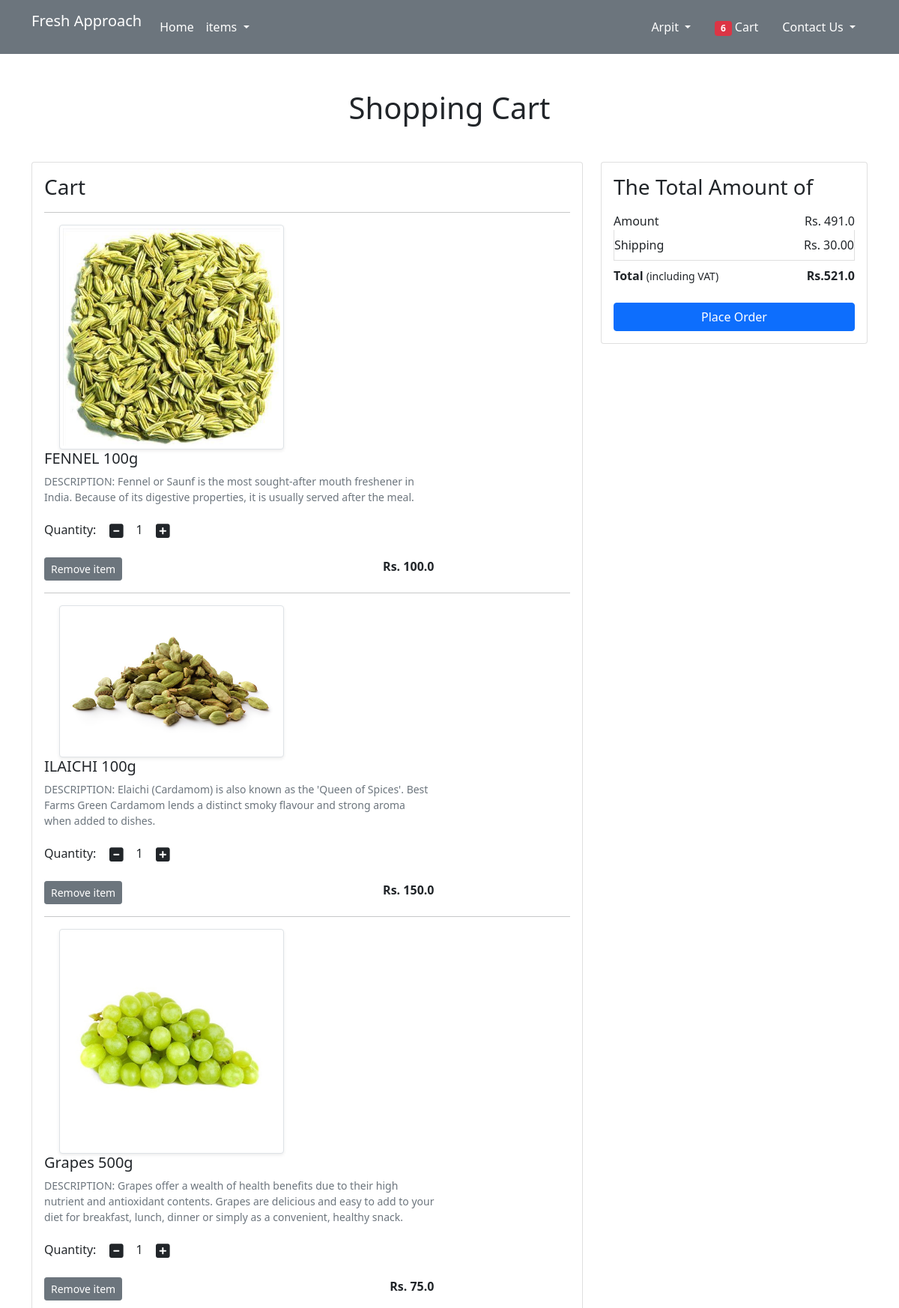
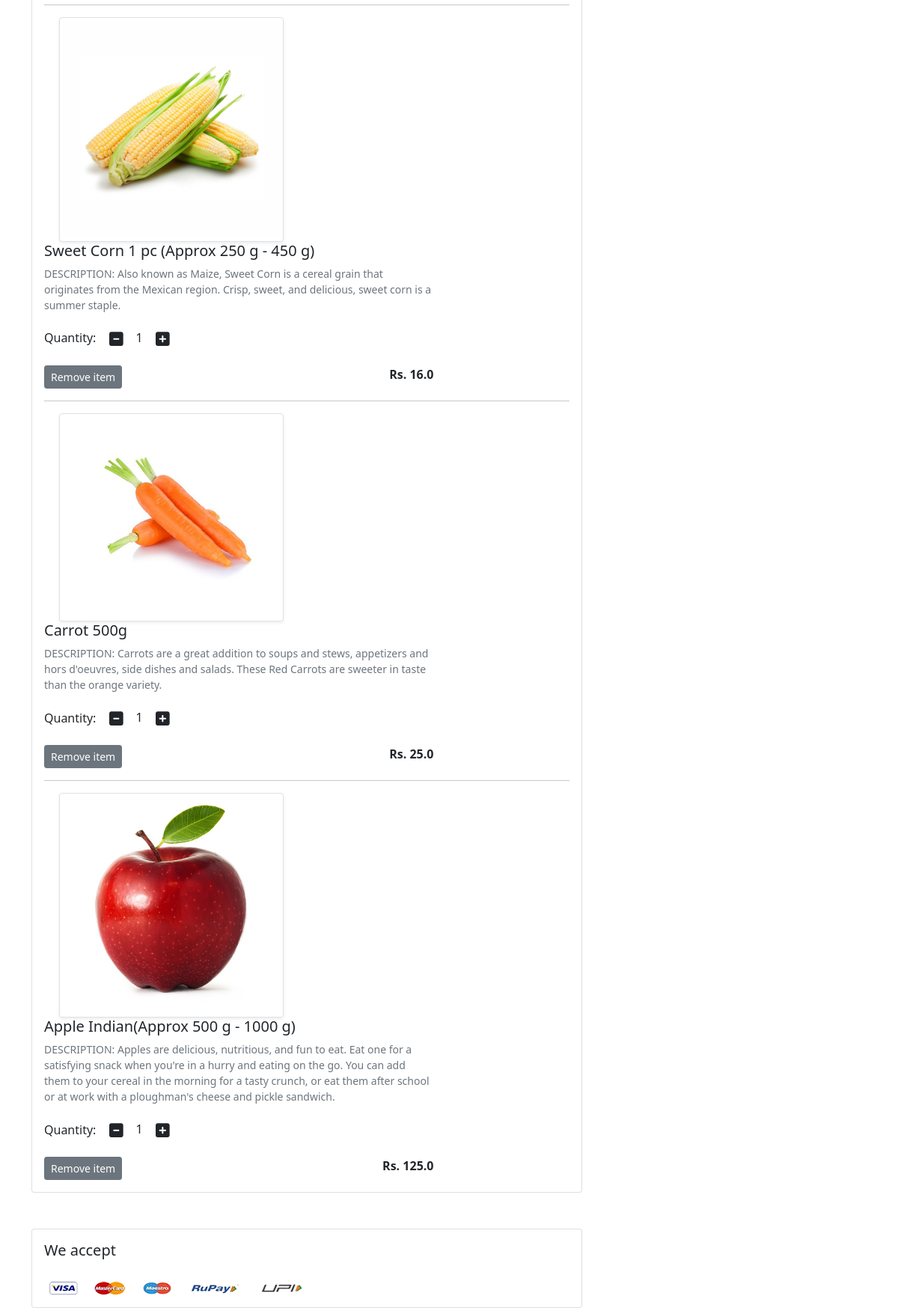
The page /cart/ (signed in) on the database its author committed (2 pictures, top to bottom).
### app/models.py (models this page shows, shortened)
class Cart(models.Model):
    user = models.ForeignKey(User, on_delete=models.CASCADE)
    product = models.ForeignKey(Product, on_delete=models.CASCADE)
    quantity = models.PositiveIntegerField(default=1)

class Product(models.Model):
    title = models.CharField(max_length=100)
    selling_price = models.FloatField()
    discounted_price = models.FloatField()
    description = models.TextField()
    brand = models.CharField(max_length=100)
    category = models.CharField(choices=CATEGORY_CHOICES, max_length=2)
    product_image = models.ImageField(upload_to='productimg')

### app/views.py (the view)
# urls.py: path('cart/', views.show_cart, name='showcart'),
@login_required
def show_cart(request):
    totalitem = 0
    if request.user.is_authenticated:
        totalitem = len(Cart.objects.filter(user=request.user))
        user = request.user
        cart = Cart.objects.filter(user=user)
        amount = 0.0
        shipping_amount = 30.0
        total_amount = 0.0
        cart_product = [p for p in Cart.objects.all() if p.user == user]
        if cart_product:
            for p in cart_product:
                tempamount = (p.quantity * p.product.discounted_price)
                amount += tempamount
                totalamount = amount + shipping_amount
            return render(request, 'app/addtocart.html',
                          {'carts': cart, 'totalamount': totalamount, 'amount': amount, 'totalitem': totalitem})
        else:
            return render(request, 'app/emptycart.html')

### app/templates/app/addtocart.html (shortened to what this page needs)
{% extends 'app/base.html' %}
{% load static %}
{% block main-content %}
<div class="container my-5">
 <div class="row">
  <h1 class="text-center mb-5">Shopping Cart</h1>
  <div class="col-sm-8">
  <div class="card">
   <div class="card-body">
    <h3>Cart</h3>
    {% for cart in carts%}
    <hr>
    <div class="row">
     <div  class="col-sm-6 text-center align-self-center"><img src="{{cart.product.product_image.url}}" alt="" srcset="" class="img-fluid img-thumbnail shadow-sm" height="300" width="300"> </div>
     <div class="col-sm-9">
      <div>
       <h5>{{cart.product.title}}</h5>
       <p class="mb-2 text-muted small">DESCRIPTION: {{cart.product.description}}</p>
       <div class="my-3">
        <label for="quantity">Quantity:</label>
        <a class="minus-cart btn" pid="{{cart.product.id}}"><i class="fas fa-minus-square fa-lg"></i></a>
          <span id="quantity">{{cart.quantity}}</span>
        <a class="plus-cart btn" pid="{{cart.product.id}}"><i class="fas fa-plus-square fa-lg"></i></a>
       </div>
       <div class="d-flex justify-content-between">
        <a href="#" class="btn btn-sm btn-secondary mr-3 remove-cart" pid="{{cart.product.id}}">Remove item </a>
        <p class="mb-0"><span><strong>Rs. {{cart.product.discounted_price}}</strong></span></p>
       </div>
      </div>
     </div>
    </div>
    {% endfor %}
   </div>
  </div>
  </div>
  <div class="col-sm-4">
   <div class="card">
    <div class="card-body">
      <h3>The Total Amount of</h3>
      <ul class="list-group">
       <li class="list-group-item d-flex justify-content-between align-items-center border-0 px-0 pb-0">Amount<span id="amount">Rs. {{amount}}</span></li>
       <li class="list-group-item d-flex justify-content-between align-items-center px-0">Shipping<span>Rs. 30.00</span></li>
       <li class="list-group-item d-flex justify-content-between align-items-center border-0 px-0 mb-3">
        <div>
           <strong>Total</strong> <small>(including VAT)</small>
         </div>
         <span><strong>Rs.<strong id="totalamount">{{totalamount}}</strong> </strong></span>
       </li>
      </ul>
      <div class="d-grid"><a href="{% url 'checkout' %}" class="btn btn-primary">Place Order</a></div>
    </div>
   </div>
  </div>
 </div>
</div>
<div class="container">
 <div class="row">
  <div class="col-sm-8">
   <div class="card">
    <div class="card-body">
      <h5 class="mb-4">We accept</h5>
      <img src="{% static 'app/images/payment.png' %}" alt="" class="img-fluid">
    </div>
  </div>
  </div>
 </div>
</div>
{% endblock main-content %}

### app/templates/app/base.html (shortened to what this page needs)
<!doctype html>
{% load static %}
<html lang="en">
  <head>
    <link href="https://cdn.jsdelivr.net/npm/bootstrap@5.0.0-beta1/dist/css/bootstrap.min.css" rel="stylesheet">
    <link rel="stylesheet" href="{% static 'app/css/owl.carousel.min.css' %}">
    <link rel="stylesheet" href="{% static 'app/css/all.min.css' %}">
    <link rel="stylesheet" href="{% static 'app/css/style.css' %}">
  </head>
    <body>
    <nav class="navbar navbar-expand-lg navbar-fixed-top navbar-dark bg-secondary ">
     <div class="container" >
       <a class="navbar-brand" href="/"><p style="color:white">Fresh Approach</p></a>
       <div class="collapse navbar-collapse" id="navbarSupportedContent">
         <ul class="navbar-nav me-auto mb-2 mb-lg-0">
           <li class="nav-item">
             <a class="nav-link active" aria-current="page" href="/">Home</a>
           </li>
           <li class="nav-item dropdown">
             <a class="nav-link dropdown-toggle text-white" href="#" id="itemDropdown" role="button" data-bs-toggle="dropdown" aria-expanded="false">
               items
             </a>
           </li>
         </ul>
         <div>
          <ul class="navbar-nav me-auto mb-2 mb-lg-0">
              {% if request.user.is_authenticated %}
           <li class="nav-item dropdown mx-2">
              <a class="nav-link dropdown-toggle text-white" href="#" id="profileDropdown" role="button" data-bs-toggle="dropdown" aria-expanded="false">
                {{request.user.username|capfirst}}
              </a>
            </li>
            <li class="nav-item mx-2">
             <a href="{% url 'showcart' %}" class="nav-link text-white"><span class="badge bg-danger">{{totalitem}}</span> Cart </a>
            </li>
              {% endif %}
              <li class="nav-item dropdown mx-2">
              <a class="nav-link dropdown-toggle text-white" role="button" data-bs-toggle="dropdown" aria-expanded="false">
                Contact Us
              </a>
            </li>
          </ul>
         </div>
       </div>
     </div>
    </nav>
    {% block main-content %} {% endblock main-content %}
  </body>
</html>

### rows shown on the page
Cart: product.product_image (picture), product "FENNEL 100g", product.description "Fennel or Saunf is the most sought-after mouth freshener in India. Because of its digestive properties, it is usually served after the meal.", quantity "1", product.discounted_price "100.0"
Cart: product.product_image (picture), product "ILAICHI 100g", product.description "Elaichi (Cardamom) is also known as the 'Queen of Spices'. Best Farms Green Cardamom lends a distinct smoky flavour and strong aroma when added to dishes.", quantity "1", product.discounted_price "150.0"
Cart: product.product_image (picture), product "Grapes 500g", product.description "Grapes offer a wealth of health benefits due to their high nutrient and antioxidant contents. Grapes are delicious and easy to add to your diet for breakfast, lunch, dinner or simply as a convenient, healthy snack.", quantity "1", product.discounted_price "75.0"
Cart: product.product_image (picture), product "Sweet Corn 1 pc (Approx 250 g - 450 g)", product.description "Also known as Maize, Sweet Corn is a cereal grain that originates from the Mexican region. Crisp, sweet, and delicious, sweet corn is a summer staple.", quantity "1", product.discounted_price "16.0"
Cart: product.product_image (picture), product "Carrot 500g", product.description "Carrots are a great addition to soups and stews, appetizers and hors d'oeuvres, side dishes and salads. These Red Carrots are sweeter in taste than the orange variety.", quantity "1", product.discounted_price "25.0"
Cart: product.product_image (picture), product "Apple Indian(Approx 500 g - 1000 g)", product.description "Apples are delicious, nutritious, and fun to eat. Eat one for a satisfying snack when you're in a hurry and eating on the go. You can add them to your cereal in the morning for a tasty crunch, or eat them after school or at work with a ploughman's cheese and pickle sandwich.", quantity "1", product.discounted_price "125.0"

### other values the page prints
{{ request.user.username|capfirst }} "Arpit"
{{ totalitem }} "6"
{{ amount }} "491.0"
{{ totalamount }} "521.0"
